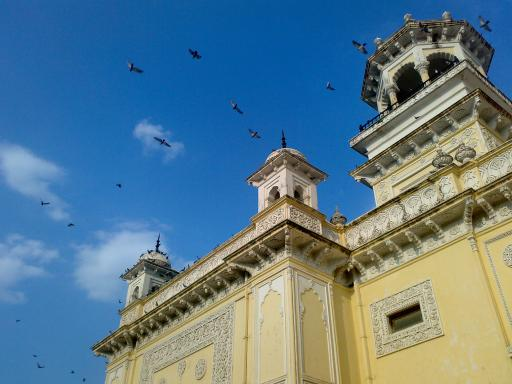
#> input picture Computer Vision/home.jpg, 512 x 384 px
$ jupyter execute Application_mask.ipynb
#> lines starting #> are read from the running program, lines starting #| are printed output that depends on the picture
[cell 1]
import cv2
import numpy as np
import matplotlib.pyplot as plt
img = cv2.imread("home.jpg",0)
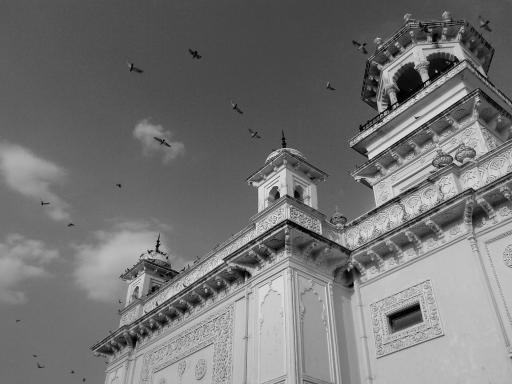
#> img: shape (384, 512); min 0, max 255, mean 116.2

[cell 2]
#create a mask
mask = np.zeros(img.shape[:2],np.uint8)
mask[100:300,100:400] = 255
masked_img = cv2.bitwise_and(img,img,mask = mask)
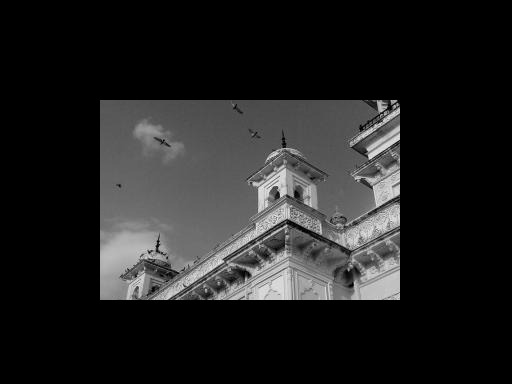
#> masked_img: shape (384, 512); min 0, max 255, mean 33.9

[cell 3]
hist_full = cv2.calcHist([img],[0],None,[256],[0,256])
#> hist_full = 256 values, max 3908 at index 111, min 0 at index 242, mean 768
hist_mask = cv2.calcHist([img],[0],mask,[256],[0,256])
#> hist_mask = 256 values, max 1334 at index 81, min 0 at index 242, mean 234.4

[cell 4]
plt.subplot(221),plt.imshow(img,"gray")
plt.subplot(222),plt.imshow(img,"gray")
plt.subplot(223),plt.imshow(masked_img,"gray")
plt.subplot(224),plt.plot(hist_full),plt.plot(hist_mask)
plt.show()
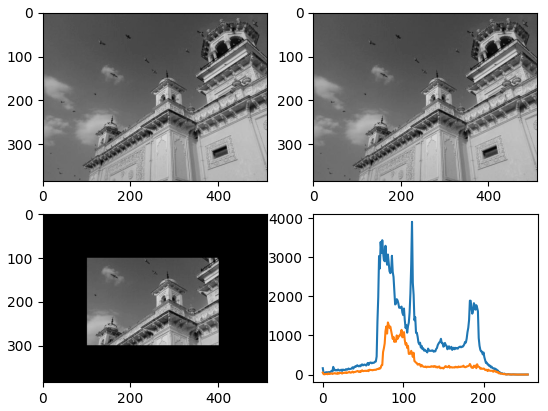
#> figure drawn by matplotlib, 4 panels; panel 4: curve peaks at x = 111, y = 3908; panel 4: curve peaks at x = 81, y = 1334

$ run again, with Computer Vision/apple.jpg copied over Computer Vision/home.jpg
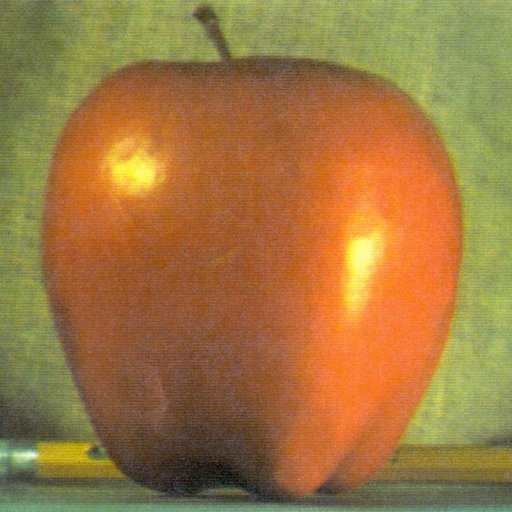
#> input picture Computer Vision/apple.jpg, 512 x 512 px
#> `masked_img = cv2.bitwise_and(img,img,mask = mask)`:
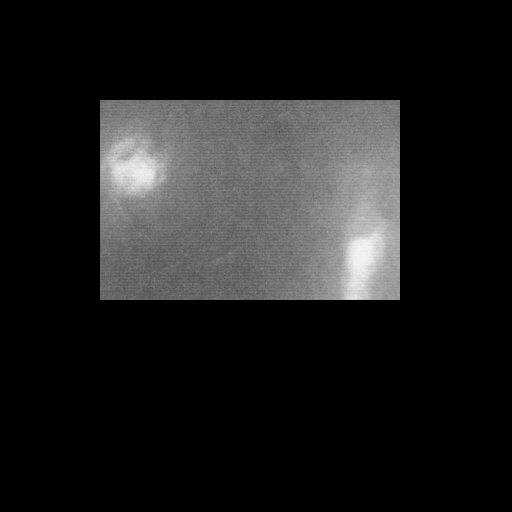
#> masked_img: shape (512, 512); min 0, max 243, mean 29.7
#> hist_full = 256 values, max 3896 at index 152, min 0 at index 0, mean 1024
#> hist_mask = 256 values, max 1609 at index 114, min 0 at index 0, mean 234.4
#> `plt.show()`:
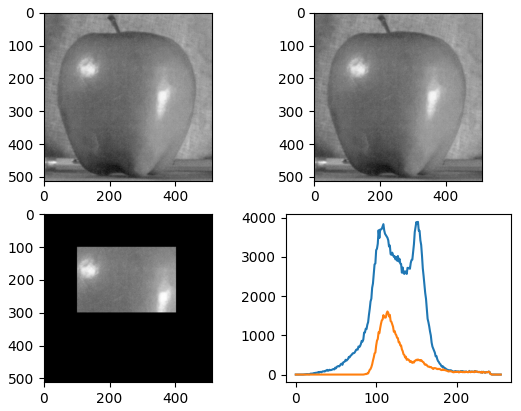
#> figure drawn by matplotlib, 4 panels; panel 4: curve peaks at x = 152, y = 3896; panel 4: curve peaks at x = 114, y = 1609
